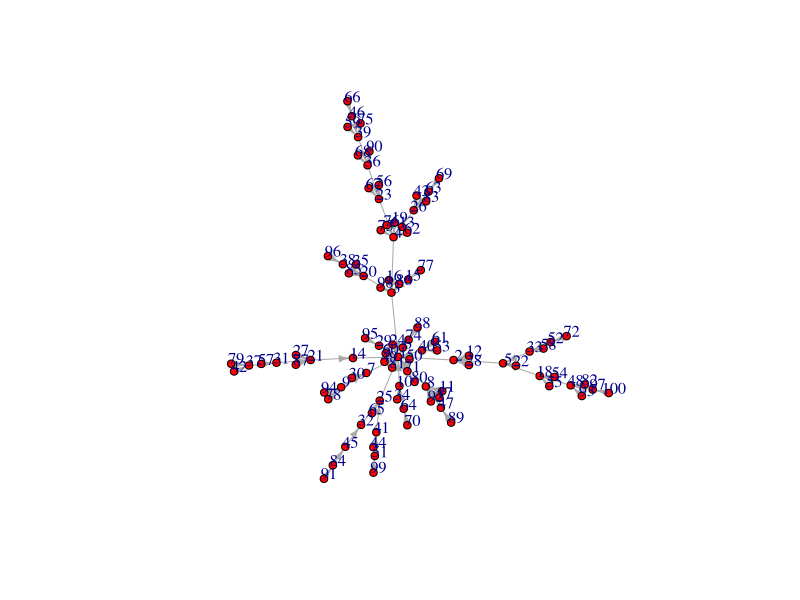
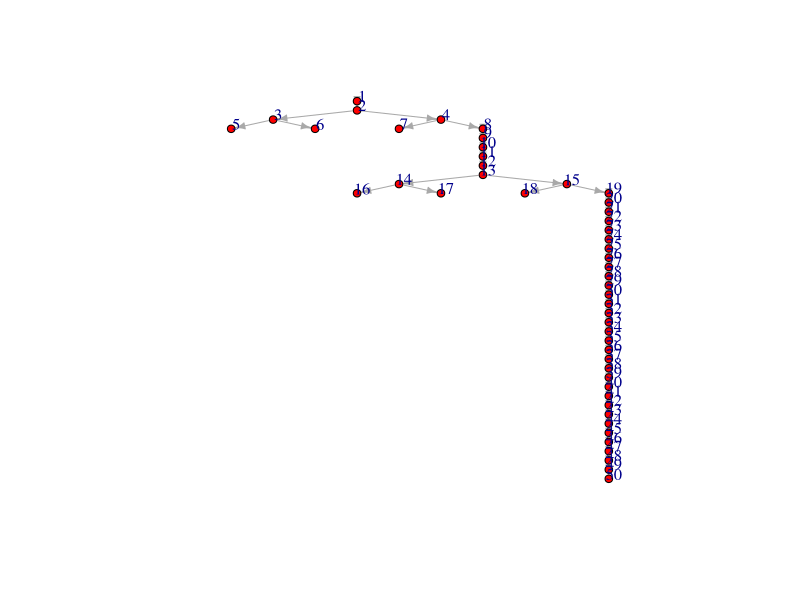

The R script that drew these images, in order: (Note: this script raises an error after producing the figures.)
library(igraph)

#creates a random habitat network and identifies edges
g <- barabasi.game(n=100, power=1, zero.appeal=1.3) # dendritic graph: n is number of patches, power=1, zero.appeal
plot(g, layout=layout_with_fr, vertex.size=4, vertex.label.dist=0.5, vertex.color="red", edge.arrow.size=0.5) #plots g to see what is going on

####
#FUNCTION - Creates a random dendrictic network built from dwonstream to upstream
#Code from
#S. Kyle McKay, John R. Schramski, Jock N. Conyngham, and J. Craig Fischenich. 2013. 
#Assessing upstream fish passage connectivity with network analysis. Ecological Applications 23:1396-1409
####

network <- function(n,tmax){					#Function to create random adjacency matrix
  A <- matrix(0,nrow=n,ncol=n)				#Create an empty adjacency matrix
  ntemp <- n						#Reset counter for the number of nodes
  ttemp <- tmax						#Reset counter for the number of tributary junctions to insert
  t <- 0							#Reset counter for the realized number of tributary junctions
  
  for (j in 1:n){
    split <- ifelse(round(runif(1,0,1),0)==1,1,0)
    for (i in 1:n){
      if(j>=i){A[i,j] <- 0}			#Generate upstream connectivity using only the "bottom" of the matrix
      else{
        A[i,j] <- ifelse(i==j+1,1,ifelse(ttemp>0,split,0))
      }
      if(sum(A[i,])>1){A[i,j] <- 0}		#Prevent network crossing
      if(sum(A[,j])>2){A[i,j] <- 0}		#Prevent more than one split at a node
      if(i>j+1){ttemp <- ttemp - A[i,j]}	#Reduce the available number of junctions left
      ntemp <- ntemp - A[i,j]			#Reduce the available number of nodes left
    }
    t <- ifelse(sum(A[,j])==2,t+1,t)
  }
  A							#Send outputs
}

Aplot <- network(50,10)
g <- graph.adjacency(t(Aplot), mode="directed")			#Convert adjacency matrix to a graph object
plot(g, layout=layout.reingold.tilford, vertex.size=4, vertex.label.dist=0.5, vertex.color="red", edge.arrow.size=0.5) #plot graph


####
#Set the size and qulaity of each of the nodes. These values can also be provided
####
Area <- sample(10:100, 50, replace=T) #Area of each row
Qual <- sample(0:100, 50, replace=T) #Relative quality of patch where 100 is high and 0 is low.
nodes <- data.frame(Area, Qual)


####
#Get edges of a graph and then assign upstream and downstream permeability. These values can also be provided
####
edges <- data.frame(get.edgelist(g)) #get the edges of the graph
edges$PermDS <- 100 #Assign permeability of each downstream connection between 0 and 100
edges$PermUS <- 100 #Assign permeability of each upstream connection between 0 and 100


####
#FUNCTION
#adds a specified number of dams to a list of edges from a graph. Dams have a permeability of 0
####
add.dams <- function(edge, dams){
  for(i in 1:dams){
    edge[sample(1:nrow(nodes), 1), 4] <- 0
  }
  edge
}

edges.dam <- add.dams(edges, 10)


####
#FUNCTION
#Calculates metapopulation mean lifetime for a graph with the following inputs
#node is a dataframe with area and quality of each node
#edge is a dataframe with two row detailing connections and weights/permeabilities
#E Species specific coeffecint relating to patch size, between 1 and 100
#N level of environmental variation in population growth, between 0.01 and 4. Small is more
#U number of imigrants needed for succussful colonization
#E, N, and U can be user defined but defaults are set currently
####

MMLT.def <- function(node, edge, E=1, N=0.5, U=2){
  p <- nrow(nodes)
  weights <- matrix(nrow=p, ncol=p) #creates matrix of edge weights read as row flows to col
  for (i in 1:p)
  {
    weights[edge[i,1],edge[i,2]] <- edge[i,3]
    weights[edge[i,2],edge[i,1]] <- edge[i,4]
  }
  weights[is.na(weights)] <- 0
  
  V<-E*(node$Area^(-N)) #Extinction Rate
  
  Uin <- calc.w.in(data=weights, V=V, n=p)
  Uou <- apply(weights, 1, sum) #Colonization strength out 
  
  Uset <- rbind(Uin, Uou)
  
  U1 <- apply(Uset, 2, function (x) 1/mean(1/x)) #Calculate harmonic mean
  q <- prod(sapply(subset(U1, U1>0), function(x) x^(1/p))) #Agregate Colonization Rate
  v <- prod(V) #Agregate Extinction Rate
  
  MLT=0
  for (i in 1:p)
  {
    for (k in 1:p)
    {
      MLT <- MLT + ( (1/k) * (factorial(p-i)/factorial(p-k)) * (1/((p-1)^(k-i))) * (q^(k-i)) )
    }
  }
  output <- cbind(p,E,N,U,MLT)
  print(output)
}

MMLT.def(node=nodes, edge=edges, E=50, N=0.01, U=2)

#Necessary function that must be run
calc.w.in <- function(data, V, n){ 
  weight <- NULL
  for (j in 1:n){
    weight1 <- 0
    for (i in 1:n){
      weight1 <- weight1 + data[i,j]/V[i]
    }
    weight <- c(weight, weight1)
  }
  weight
}